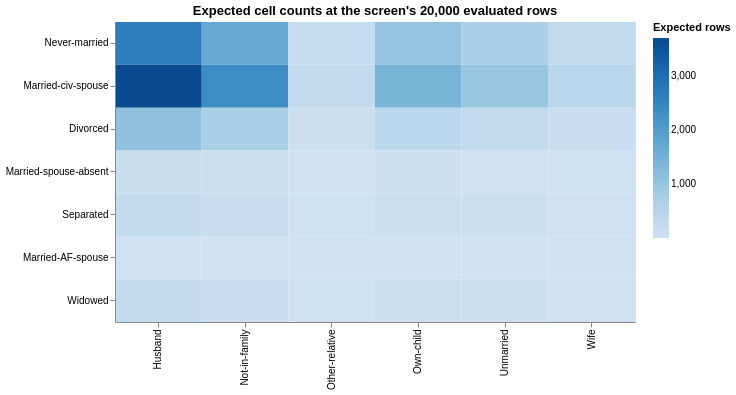

The notebook cell saved with this chart:
### Markdown cell above
On the full table the smallest expected count is 1.14 — just
above the bar. The screen does not evaluate the full table: at
the standard budget it works on 20,000 sampled rows, where the
same margins give the rarest level about 15 rows and its
smallest expected counts fall below 1. Scaled to the evaluated
rows, the expected table is:

### Code cell
expected = pl.DataFrame(
    [{"marital_status": counts["marital_status"][i], "relationship": c,
      "expected": float(E[i, j] * 20_000 / M.sum())}
     for i in range(M.shape[0]) for j, c in enumerate(cols)]
)
(alt.Chart(expected).mark_rect()
 .encode(x=alt.X("relationship:N", title=None),
         y=alt.Y("marital_status:N", title=None, sort="-x"),
         color=alt.Color("expected:Q", title="Expected rows",
                         scale=alt.Scale(scheme="blues")))
 .properties(title="Expected cell counts at the screen's 20,000 evaluated rows",
             width=520, height=300))

### Figure 1 — Vega-Lite specification as saved in the notebook (floating-point values rounded to 4 significant figures)
{"config": {"view": {"continuousWidth": 300, "continuousHeight": 300}}, "data": {"name": "data-0bbf8b4ab48bb6802bf18172055407d8"}, "mark": {"type": "rect"}, "encoding": {"color": {"field": "expected", "scale": {"scheme": "blues"}, "title": "Expected rows", "type": "quantitative"}, "x": {"field": "relationship", "title": null, "type": "nominal"}, "y": {"field": "marital_status", "sort": "-x", "title": null, "type": "nominal"}}, "height": 300, "title": "Expected cell counts at the screen's 20,000 evaluated rows", "width": 520, "$schema": "https://vega.github.io/schema/vega-lite/v6.4.1.json", "datasets": {"data-0bbf8b4ab48bb6802bf18172055407d8": [{"marital_status": "Never-married", "relationship": "Not-in-family", "expected": 1700.0}, {"marital_status": "Never-married", "relationship": "Husband", "expected": 2664.0}, {"marital_status": "Never-married", "relationship": "Wife", "expected": 315.0}, {"marital_status": "Never-married", "relationship": "Own-child", "expected": 1024.0}, {"marital_status": "Never-married", "relationship": "Unmarried", "expected": 692.5}, {"marital_status": "Never-married", "relationship": "Other-relative", "expected": 203.5}, {"marital_status": "Married-civ-spouse", "relationship": "Not-in-family", "expected": 2361.0}, {"marital_status": "Married-civ-spouse", "relationship": "Husband", "expected": 3699.0}, {"marital_status": "Married-civ-spouse", "relationship": "Wife", "expected": 437.3}, {"marital_status": "Married-civ-spouse", "relationship": "Own-child", "expected": 1422.0}, {"marital_status": "Married-civ-spouse", "relationship": "Unmarried", "expected": 961.6}, {"marital_status": "Married-civ-spouse", "relationship": "Other-relative", "expected": 282.6}, {"marital_status": "Divorced", "relationship": "Not-in-family", "expected": 699.7}, {"marital_status": "Divorced", "relationship": "Husband", "expected": 1096.0}, {"marital_status": "Divorced", "relationship": "Wife", "expected": 129.6}, {"marital_status": "Divorced", "relationship": "Own-child", "expected": 421.6}, {"marital_status": "Divorced", "relationship": "Unmarried", "expected": 285.0}, {"marital_status": "Divorced", "relationship": "Other-relative", "expected": 83.75}, {"marital_status": "Married-spouse-absent", "relationship": "Not-in-family", "expected": 66.25}, {"marital_status": "Married-spouse-absent", "relationship": "Husband", "expected": 103.8}, {"marital_status": "Married-spouse-absent", "relationship": "Wife", "expected": 12.27}, {"marital_status": "Married-spouse-absent", "relationship": "Own-child", "expected": 39.91}, {"marital_status": "Married-spouse-absent", "relationship": "Unmarried", "expected": 26.98}, {"marital_status": "Married-spouse-absent", "relationship": "Other-relative", "expected": 7.929}, {"marital_status": "Separated", "relationship": "Not-in-family", "expected": 161.4}, {"marital_status": "Separated", "relationship": "Husband", "expected": 252.9}, {"marital_status": "Separated", "relationship": "Wife", "expected": 29.9}, {"marital_status": "Separated", "relationship": "Own-child", "expected": 97.24}, {"marital_status": "Separated", "relationship": "Unmarried", "expected": 65.74}, {"marital_status": "Separated", "relationship": "Other-relative", "expected": 19.32}, {"marital_status": "Married-AF-spouse", "relationship": "Not-in-family", "expected": 3.903}, {"marital_status": "Married-AF-spouse", "relationship": "Husband", "expected": 6.116}, {"marital_status": "Married-AF-spouse", "relationship": "Wife", "expected": 0.7231}, {"marital_status": "Married-AF-spouse", "relationship": "Own-child", "expected": 2.352}, {"marital_status": "Married-AF-spouse", "relationship": "Unmarried", "expected": 1.59}, {"marital_status": "Married-AF-spouse", "relationship": "Other-relative", "expected": 0.4672}, {"marital_status": "Widowed", "relationship": "Not-in-family", "expected": 160.1}, {"marital_status": "Widowed", "relationship": "Husband", "expected": 250.9}, {"marital_status": "Widowed", "relationship": "Wife", "expected": 29.67}, {"marital_status": "Widowed", "relationship": "Own-child", "expected": 96.48}, {"marital_status": "Widowed", "relationship": "Unmarried", "expected": 65.22}, {"marital_status": "Widowed", "relationship": "Other-relative", "expected": 19.17}]}}
